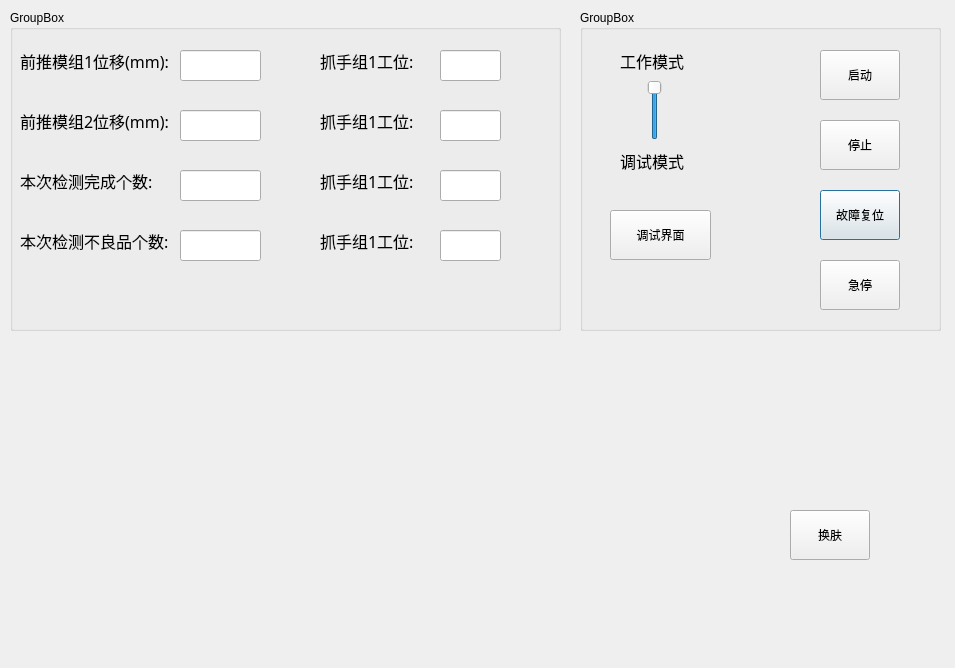
<?xml version="1.0" encoding="UTF-8"?>
<ui version="4.0">
 <class>CommDialog</class>
 <widget class="QDialog" name="CommDialog">
  <property name="geometry">
   <rect>
    <x>0</x>
    <y>0</y>
    <width>955</width>
    <height>668</height>
   </rect>
  </property>
  <property name="windowTitle">
   <string>关于</string>
  </property>
  <property name="windowIcon">
   <iconset resource="hello.qrc">
    <normaloff>:/logo/Resources/fivision.ico</normaloff>:/logo/Resources/fivision.ico</iconset>
  </property>
  <widget class="QGroupBox" name="groupBox">
   <property name="geometry">
    <rect>
     <x>10</x>
     <y>10</y>
     <width>551</width>
     <height>321</height>
    </rect>
   </property>
   <property name="styleSheet">
    <string notr="true"/>
   </property>
   <property name="title">
    <string>GroupBox</string>
   </property>
   <widget class="QLineEdit" name="lineEdit">
    <property name="geometry">
     <rect>
      <x>170</x>
      <y>40</y>
      <width>81</width>
      <height>31</height>
     </rect>
    </property>
    <property name="styleSheet">
     <string notr="true"/>
    </property>
   </widget>
   <widget class="QLabel" name="label">
    <property name="geometry">
     <rect>
      <x>10</x>
      <y>20</y>
      <width>151</width>
      <height>61</height>
     </rect>
    </property>
    <property name="font">
     <font>
      <family>微软雅黑</family>
      <pointsize>12</pointsize>
     </font>
    </property>
    <property name="text">
     <string>前推模组1位移(mm):</string>
    </property>
   </widget>
   <widget class="QLineEdit" name="lineEdit_2">
    <property name="geometry">
     <rect>
      <x>170</x>
      <y>100</y>
      <width>81</width>
      <height>31</height>
     </rect>
    </property>
   </widget>
   <widget class="QLabel" name="label_2">
    <property name="geometry">
     <rect>
      <x>10</x>
      <y>80</y>
      <width>151</width>
      <height>61</height>
     </rect>
    </property>
    <property name="font">
     <font>
      <family>微软雅黑</family>
      <pointsize>12</pointsize>
     </font>
    </property>
    <property name="text">
     <string>前推模组2位移(mm):</string>
    </property>
   </widget>
   <widget class="QLineEdit" name="lineEdit_3">
    <property name="geometry">
     <rect>
      <x>170</x>
      <y>160</y>
      <width>81</width>
      <height>31</height>
     </rect>
    </property>
   </widget>
   <widget class="QLabel" name="label_3">
    <property name="geometry">
     <rect>
      <x>10</x>
      <y>140</y>
      <width>151</width>
      <height>61</height>
     </rect>
    </property>
    <property name="font">
     <font>
      <family>微软雅黑</family>
      <pointsize>12</pointsize>
     </font>
    </property>
    <property name="text">
     <string>本次检测完成个数:</string>
    </property>
   </widget>
   <widget class="QLabel" name="label_4">
    <property name="geometry">
     <rect>
      <x>10</x>
      <y>200</y>
      <width>151</width>
      <height>61</height>
     </rect>
    </property>
    <property name="font">
     <font>
      <family>微软雅黑</family>
      <pointsize>12</pointsize>
     </font>
    </property>
    <property name="text">
     <string>本次检测不良品个数:</string>
    </property>
   </widget>
   <widget class="QLineEdit" name="lineEdit_4">
    <property name="geometry">
     <rect>
      <x>170</x>
      <y>220</y>
      <width>81</width>
      <height>31</height>
     </rect>
    </property>
   </widget>
   <widget class="QLineEdit" name="lineEdit_5">
    <property name="geometry">
     <rect>
      <x>430</x>
      <y>40</y>
      <width>61</width>
      <height>31</height>
     </rect>
    </property>
   </widget>
   <widget class="QLabel" name="label_5">
    <property name="geometry">
     <rect>
      <x>310</x>
      <y>30</y>
      <width>111</width>
      <height>41</height>
     </rect>
    </property>
    <property name="font">
     <font>
      <family>微软雅黑</family>
      <pointsize>12</pointsize>
     </font>
    </property>
    <property name="text">
     <string>抓手组1工位:</string>
    </property>
   </widget>
   <widget class="QLabel" name="label_6">
    <property name="geometry">
     <rect>
      <x>310</x>
      <y>90</y>
      <width>111</width>
      <height>41</height>
     </rect>
    </property>
    <property name="font">
     <font>
      <family>微软雅黑</family>
      <pointsize>12</pointsize>
     </font>
    </property>
    <property name="text">
     <string>抓手组1工位:</string>
    </property>
   </widget>
   <widget class="QLineEdit" name="lineEdit_6">
    <property name="geometry">
     <rect>
      <x>430</x>
      <y>100</y>
      <width>61</width>
      <height>31</height>
     </rect>
    </property>
   </widget>
   <widget class="QLabel" name="label_7">
    <property name="geometry">
     <rect>
      <x>310</x>
      <y>150</y>
      <width>111</width>
      <height>41</height>
     </rect>
    </property>
    <property name="font">
     <font>
      <family>微软雅黑</family>
      <pointsize>12</pointsize>
     </font>
    </property>
    <property name="text">
     <string>抓手组1工位:</string>
    </property>
   </widget>
   <widget class="QLineEdit" name="lineEdit_7">
    <property name="geometry">
     <rect>
      <x>430</x>
      <y>160</y>
      <width>61</width>
      <height>31</height>
     </rect>
    </property>
   </widget>
   <widget class="QLabel" name="label_8">
    <property name="geometry">
     <rect>
      <x>310</x>
      <y>210</y>
      <width>111</width>
      <height>41</height>
     </rect>
    </property>
    <property name="font">
     <font>
      <family>微软雅黑</family>
      <pointsize>12</pointsize>
     </font>
    </property>
    <property name="text">
     <string>抓手组1工位:</string>
    </property>
   </widget>
   <widget class="QLineEdit" name="lineEdit_8">
    <property name="geometry">
     <rect>
      <x>430</x>
      <y>220</y>
      <width>61</width>
      <height>31</height>
     </rect>
    </property>
   </widget>
  </widget>
  <widget class="QGroupBox" name="groupBox_2">
   <property name="geometry">
    <rect>
     <x>580</x>
     <y>10</y>
     <width>361</width>
     <height>321</height>
    </rect>
   </property>
   <property name="styleSheet">
    <string notr="true"/>
   </property>
   <property name="title">
    <string>GroupBox</string>
   </property>
   <widget class="QPushButton" name="btn_reset">
    <property name="geometry">
     <rect>
      <x>240</x>
      <y>180</y>
      <width>80</width>
      <height>50</height>
     </rect>
    </property>
    <property name="text">
     <string>故障复位</string>
    </property>
    <property name="default">
     <bool>false</bool>
    </property>
   </widget>
   <widget class="QPushButton" name="btn_urgent_stop">
    <property name="geometry">
     <rect>
      <x>240</x>
      <y>250</y>
      <width>80</width>
      <height>50</height>
     </rect>
    </property>
    <property name="text">
     <string>急停</string>
    </property>
    <property name="default">
     <bool>false</bool>
    </property>
    <property name="flat">
     <bool>false</bool>
    </property>
   </widget>
   <widget class="QPushButton" name="btn_start">
    <property name="geometry">
     <rect>
      <x>240</x>
      <y>40</y>
      <width>80</width>
      <height>50</height>
     </rect>
    </property>
    <property name="text">
     <string>启动</string>
    </property>
   </widget>
   <widget class="QPushButton" name="btn_stop">
    <property name="geometry">
     <rect>
      <x>240</x>
      <y>110</y>
      <width>80</width>
      <height>50</height>
     </rect>
    </property>
    <property name="text">
     <string>停止</string>
    </property>
    <property name="flat">
     <bool>false</bool>
    </property>
   </widget>
   <widget class="QPushButton" name="btn_debug">
    <property name="geometry">
     <rect>
      <x>30</x>
      <y>200</y>
      <width>101</width>
      <height>50</height>
     </rect>
    </property>
    <property name="text">
     <string>调试界面</string>
    </property>
    <property name="default">
     <bool>false</bool>
    </property>
   </widget>
   <widget class="QSlider" name="verticalSlider_mode">
    <property name="geometry">
     <rect>
      <x>60</x>
      <y>70</y>
      <width>30</width>
      <height>60</height>
     </rect>
    </property>
    <property name="autoFillBackground">
     <bool>false</bool>
    </property>
    <property name="maximum">
     <number>1</number>
    </property>
    <property name="pageStep">
     <number>10</number>
    </property>
    <property name="value">
     <number>1</number>
    </property>
    <property name="tracking">
     <bool>true</bool>
    </property>
    <property name="orientation">
     <enum>Qt::Vertical</enum>
    </property>
    <property name="tickPosition">
     <enum>QSlider::NoTicks</enum>
    </property>
   </widget>
   <widget class="QLabel" name="label_9">
    <property name="geometry">
     <rect>
      <x>40</x>
      <y>30</y>
      <width>81</width>
      <height>41</height>
     </rect>
    </property>
    <property name="font">
     <font>
      <family>微软雅黑</family>
      <pointsize>12</pointsize>
     </font>
    </property>
    <property name="text">
     <string>工作模式</string>
    </property>
   </widget>
   <widget class="QLabel" name="label_10">
    <property name="geometry">
     <rect>
      <x>40</x>
      <y>130</y>
      <width>81</width>
      <height>41</height>
     </rect>
    </property>
    <property name="font">
     <font>
      <family>微软雅黑</family>
      <pointsize>12</pointsize>
     </font>
    </property>
    <property name="text">
     <string>调试模式</string>
    </property>
   </widget>
  </widget>
  <widget class="QPushButton" name="btn_skin">
   <property name="geometry">
    <rect>
     <x>790</x>
     <y>510</y>
     <width>80</width>
     <height>50</height>
    </rect>
   </property>
   <property name="text">
    <string>换肤</string>
   </property>
   <property name="default">
    <bool>false</bool>
   </property>
   <property name="flat">
    <bool>false</bool>
   </property>
  </widget>
 </widget>
 <resources>
  <include location="hello.qrc"/>
 </resources>
 <connections/>
</ui>
